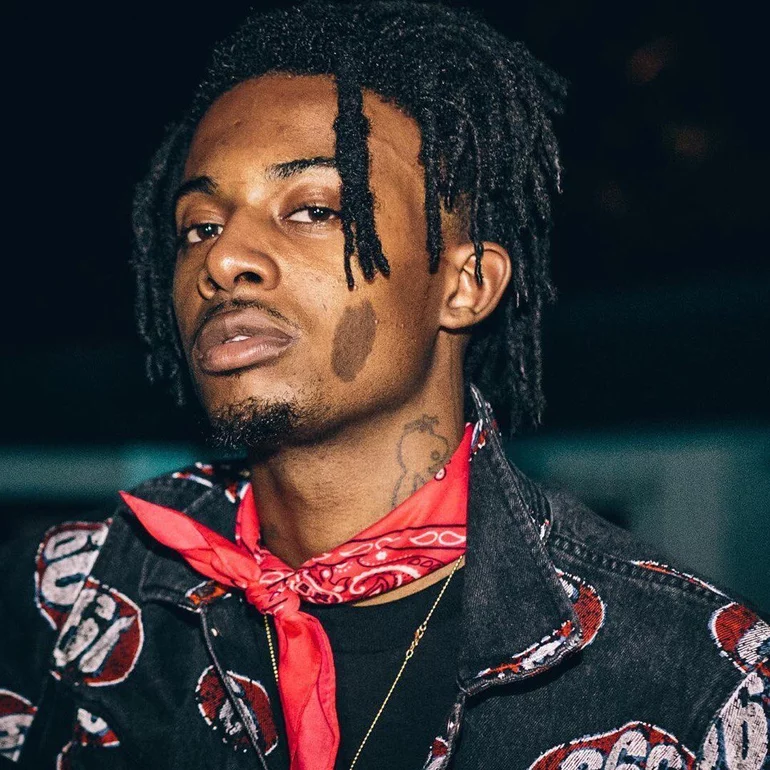
#> input picture carti.jpg.webp, 770 x 770 px
$ jupyter execute 'edge detection_cari_intern.ipynb'
#> lines starting #> are read from the running program, lines starting #| are printed output that depends on the picture
# AKSHITH GOUD - EDGE DETECTION

[cell 1]
import cv2
import numpy as np
import matplotlib.pyplot as plt

[cell 2]
# read the image
image = cv2.imread("carti.jpg.webp")
#> image is the input picture: shape (770, 770, 3); mean B, G, R 51.9, 50.5, 58.8

[cell 3]
# convert it to grayscale
gray = cv2.cvtColor(image, cv2.COLOR_BGR2GRAY)
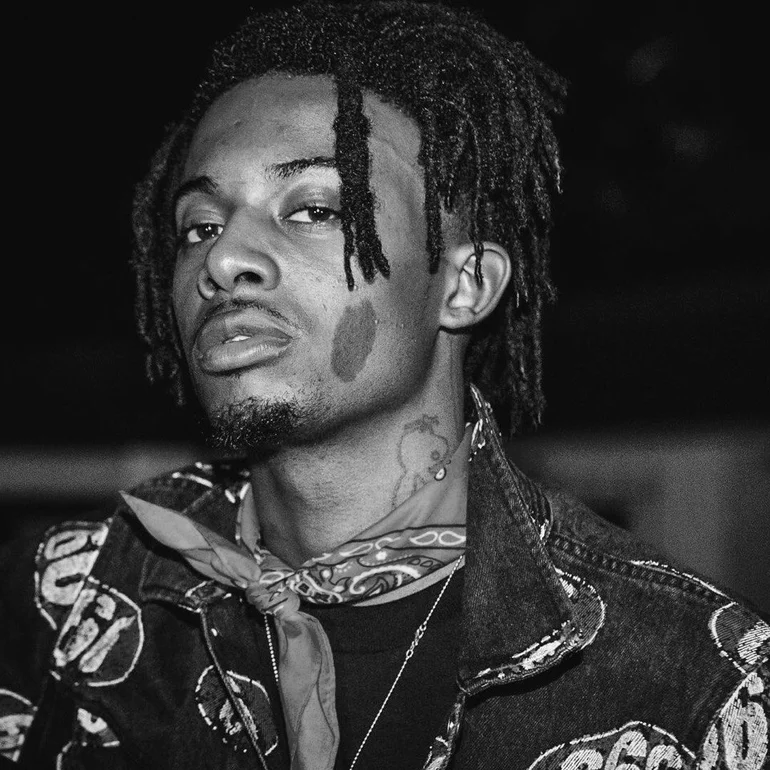
#> gray: shape (770, 770); min 0, max 255, mean 53.2

[cell 4]
# show the grayscale image
plt.imshow(gray, cmap="gray")
plt.show()

[cell 5]
# perform the canny edge detector to detect image edges
edges = cv2.Canny(gray, threshold1=30, threshold2=100)
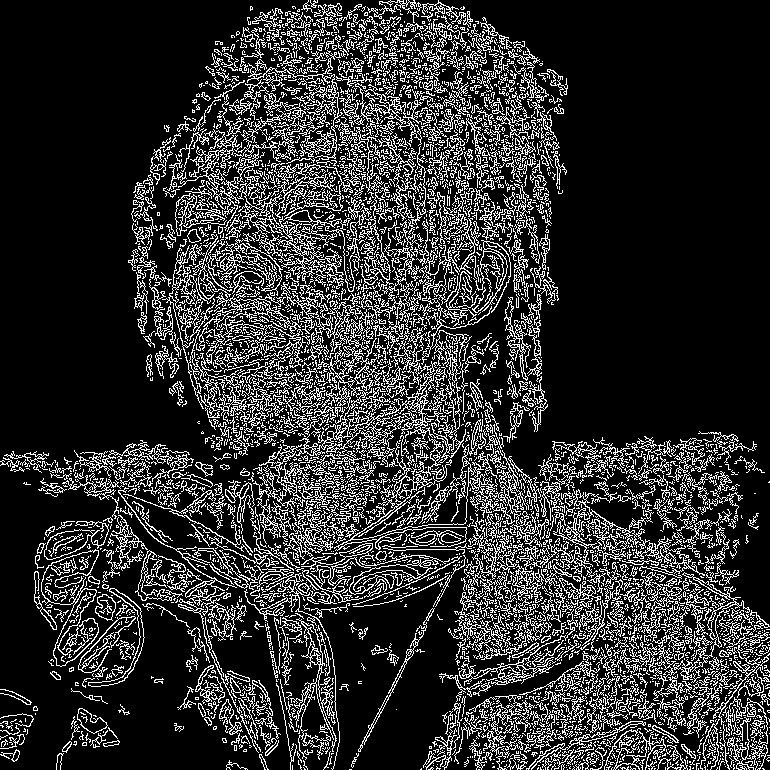
#> edges: shape (770, 770); 18.6% white in thin lines or dots
